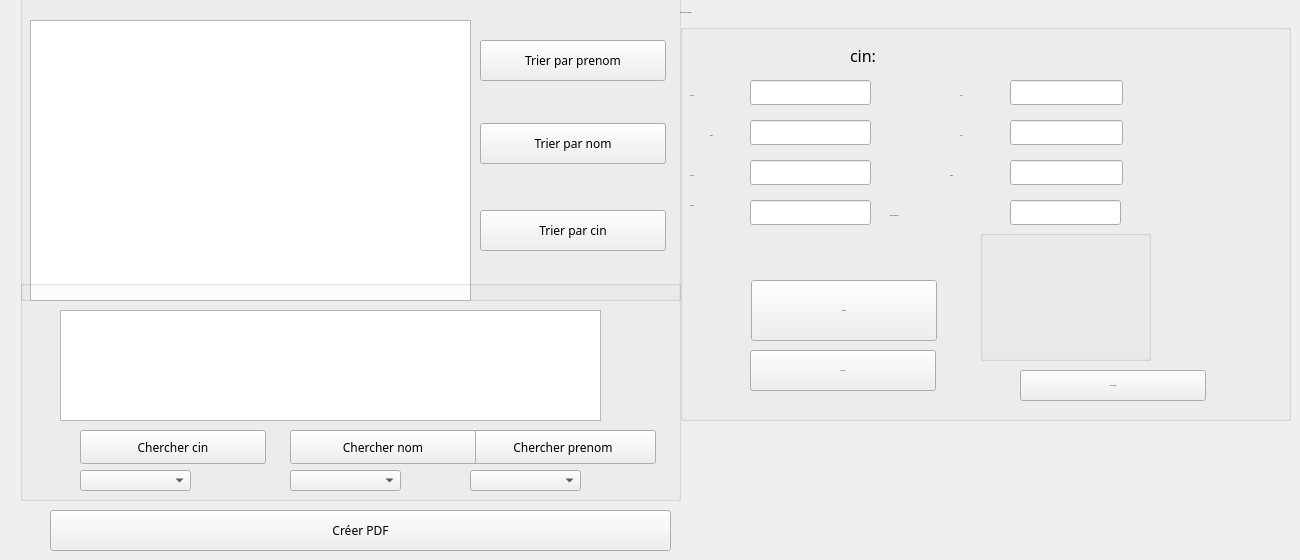
      <widget class="QWidget" name="tab_5">
       <attribute name="title">
        <string>Mettre à jour employe</string>
       </attribute>
       <widget class="QGroupBox" name="groupBox_9">
        <property name="geometry">
         <rect>
          <x>680</x>
          <y>10</y>
          <width>611</width>
          <height>411</height>
         </rect>
        </property>
        <property name="font">
         <font>
          <family>Tw Cen MT Condensed Extra Bold</family>
          <pointsize>-1</pointsize>
         </font>
        </property>
        <property name="styleSheet">
         <string notr="true"/>
        </property>
        <property name="title">
         <string>Mettre à jour un employé</string>
        </property>
        <widget class="QLabel" name="label_42">
         <property name="geometry">
          <rect>
           <x>280</x>
           <y>60</y>
           <width>51</width>
           <height>51</height>
          </rect>
         </property>
         <property name="font">
          <font>
           <family>Tw Cen MT Condensed Extra Bold</family>
          </font>
         </property>
         <property name="text">
          <string>Nom:</string>
         </property>
        </widget>
        <widget class="QLabel" name="label_44">
         <property name="geometry">
          <rect>
           <x>30</x>
           <y>100</y>
           <width>41</width>
           <height>51</height>
          </rect>
         </property>
         <property name="font">
          <font>
           <family>Tw Cen MT Condensed Extra Bold</family>
          </font>
         </property>
         <property name="text">
          <string>Email:</string>
         </property>
        </widget>
        <widget class="QLineEdit" name="le_nommaj">
         <property name="geometry">
          <rect>
           <x>330</x>
           <y>70</y>
           <width>113</width>
           <height>25</height>
          </rect>
         </property>
        </widget>
        <widget class="QLineEdit" name="le_emailmaj">
         <property name="geometry">
          <rect>
           <x>70</x>
           <y>110</y>
           <width>121</width>
           <height>25</height>
          </rect>
         </property>
        </widget>
        <widget class="QLineEdit" name="le_datemaj">
         <property name="geometry">
          <rect>
           <x>330</x>
           <y>190</y>
           <width>111</width>
           <height>25</height>
          </rect>
         </property>
         <property name="text">
          <string/>
         </property>
        </widget>
        <widget class="QLabel" name="label_46">
         <property name="geometry">
          <rect>
           <x>210</x>
           <y>180</y>
           <width>111</width>
           <height>51</height>
          </rect>
         </property>
         <property name="font">
          <font>
           <family>Tw Cen MT Condensed Extra Bold</family>
          </font>
         </property>
         <property name="text">
          <string>Date de naissance</string>
         </property>
        </widget>
        <widget class="QLineEdit" name="le_nummaj">
         <property name="geometry">
          <rect>
           <x>330</x>
           <y>110</y>
           <width>113</width>
           <height>25</height>
          </rect>
         </property>
         <property name="text">
          <string/>
         </property>
        </widget>
        <widget class="QLabel" name="label_47">
         <property name="geometry">
          <rect>
           <x>280</x>
           <y>100</y>
           <width>41</width>
           <height>51</height>
          </rect>
         </property>
         <property name="font">
          <font>
           <family>Tw Cen MT Condensed Extra Bold</family>
          </font>
         </property>
         <property name="text">
          <string>Num:</string>
         </property>
        </widget>
        <widget class="QLineEdit" name="le_adressemaj">
         <property name="geometry">
          <rect>
           <x>70</x>
           <y>190</y>
           <width>121</width>
           <height>25</height>
          </rect>
         </property>
         <property name="text">
          <string/>
         </property>
        </widget>
        <widget class="QLabel" name="label_48">
         <property name="geometry">
          <rect>
           <x>10</x>
           <y>170</y>
           <width>51</width>
           <height>51</height>
          </rect>
         </property>
         <property name="font">
          <font>
           <family>Tw Cen MT Condensed Extra Bold</family>
          </font>
         </property>
         <property name="text">
          <string>Adresse:</string>
         </property>
        </widget>
        <widget class="QPushButton" name="pb_update">
         <property name="geometry">
          <rect>
           <x>71</x>
           <y>270</y>
           <width>186</width>
           <height>61</height>
          </rect>
         </property>
         <property name="font">
          <font>
           <family>Tw Cen MT Condensed Extra Bold</family>
          </font>
         </property>
         <property name="text">
          <string>Modifier</string>
         </property>
        </widget>
        <widget class="QLabel" name="label_49">
         <property name="geometry">
          <rect>
           <x>10</x>
           <y>60</y>
           <width>61</width>
           <height>51</height>
          </rect>
         </property>
         <property name="font">
          <font>
           <family>Tw Cen MT Condensed Extra Bold</family>
          </font>
         </property>
         <property name="text">
          <string>Prénom:</string>
         </property>
        </widget>
        <widget class="QLineEdit" name="le_prenommaj">
         <property name="geometry">
          <rect>
           <x>70</x>
           <y>70</y>
           <width>121</width>
           <height>25</height>
          </rect>
         </property>
        </widget>
        <widget class="QLabel" name="label_50">
         <property name="geometry">
          <rect>
           <x>270</x>
           <y>140</y>
           <width>41</width>
           <height>51</height>
          </rect>
         </property>
         <property name="font">
          <font>
           <family>Tw Cen MT Condensed Extra Bold</family>
          </font>
         </property>
         <property name="text">
          <string>Salaire:</string>
         </property>
        </widget>
        <widget class="QLineEdit" name="le_salairemaj">
         <property name="geometry">
          <rect>
           <x>330</x>
           <y>150</y>
           <width>113</width>
           <height>25</height>
          </rect>
         </property>
         <property name="text">
          <string/>
         </property>
        </widget>
        <widget class="QLabel" name="label_51">
         <property name="geometry">
          <rect>
           <x>10</x>
           <y>140</y>
           <width>61</width>
           <height>51</height>
          </rect>
         </property>
         <property name="font">
          <font>
           <family>Tw Cen MT Condensed Extra Bold</family>
          </font>
         </property>
         <property name="text">
          <string>Etat civil:</string>
         </property>
        </widget>
        <widget class="QLineEdit" name="le_etatmaj">
         <property name="geometry">
          <rect>
           <x>70</x>
           <y>150</y>
           <width>121</width>
           <height>25</height>
          </rect>
         </property>
         <property name="text">
          <string/>
         </property>
        </widget>
        <widget class="QLabel" name="label_53">
         <property name="geometry">
          <rect>
           <x>170</x>
           <y>20</y>
           <width>41</width>
           <height>51</height>
          </rect>
         </property>
         <property name="font">
          <font>
           <family>Tw Cen MT Condensed Extra Bold</family>
           <pointsize>12</pointsize>
          </font>
         </property>
         <property name="text">
          <string>cin:</string>
         </property>
        </widget>
        <widget class="QLabel" name="le_cinmaj">
         <property name="geometry">
          <rect>
           <x>200</x>
           <y>40</y>
           <width>91</width>
           <height>21</height>
          </rect>
         </property>
         <property name="text">
          <string/>
         </property>
        </widget>
        <widget class="QPushButton" name="pb_imagemaj">
         <property name="geometry">
          <rect>
           <x>340</x>
           <y>360</y>
           <width>186</width>
           <height>31</height>
          </rect>
         </property>
         <property name="font">
          <font>
           <family>Tw Cen MT Condensed Extra Bold</family>
          </font>
         </property>
         <property name="text">
          <string>Choisir Image</string>
         </property>
        </widget>
        <widget class="QLabel" name="le_imageurlmaj">
         <property name="geometry">
          <rect>
           <x>270</x>
           <y>380</y>
           <width>241</width>
           <height>31</height>
          </rect>
         </property>
         <property name="font">
          <font>
           <family>Tw Cen MT Condensed Extra Bold</family>
          </font>
         </property>
         <property name="text">
          <string/>
         </property>
        </widget>
        <widget class="QGroupBox" name="groupBox_4">
         <property name="geometry">
          <rect>
           <x>300</x>
           <y>220</y>
           <width>171</width>
           <height>131</height>
          </rect>
         </property>
         <property name="title">
          <string/>
         </property>
         <widget class="QLabel" name="le_imagemaj">
          <property name="geometry">
           <rect>
            <x>0</x>
            <y>30</y>
            <width>171</width>
            <height>91</height>
           </rect>
          </property>
          <property name="text">
           <string/>
          </property>
         </widget>
        </widget>
        <widget class="QPushButton" name="pb_supprimer">
         <property name="geometry">
          <rect>
           <x>70</x>
           <y>340</y>
           <width>186</width>
           <height>41</height>
          </rect>
         </property>
         <property name="font">
          <font>
           <family>Tw Cen MT Condensed Extra Bold</family>
          </font>
         </property>
         <property name="text">
          <string>Supprimer</string>
         </property>
        </widget>
       </widget>
       <widget class="QPushButton" name="pb_pdf">
        <property name="geometry">
         <rect>
          <x>50</x>
          <y>510</y>
          <width>621</width>
          <height>41</height>
         </rect>
        </property>
        <property name="font">
         <font>
          <family>Tw Cen MT Condensed Extra Bold</family>
         </font>
        </property>
        <property name="text">
         <string>Créer PDF</string>
        </property>
       </widget>
       <widget class="QGroupBox" name="groupBox_11">
        <property name="geometry">
         <rect>
          <x>20</x>
          <y>-10</y>
          <width>661</width>
          <height>311</height>
         </rect>
        </property>
        <property name="title">
         <string/>
        </property>
        <widget class="QPushButton" name="pb_trier_cin">
         <property name="geometry">
          <rect>
           <x>460</x>
           <y>220</y>
           <width>186</width>
           <height>41</height>
          </rect>
         </property>
         <property name="font">
          <font>
           <family>Tw Cen MT Condensed Extra Bold</family>
          </font>
         </property>
         <property name="text">
          <string>Trier par cin</string>
         </property>
        </widget>
        <widget class="QTableView" name="tab_etudiants">
         <property name="geometry">
          <rect>
           <x>10</x>
           <y>30</y>
           <width>441</width>
           <height>281</height>
          </rect>
         </property>
        </widget>
        <widget class="QPushButton" name="pb_trier_nom">
         <property name="geometry">
          <rect>
           <x>460</x>
           <y>133</y>
           <width>186</width>
           <height>41</height>
          </rect>
         </property>
         <property name="font">
          <font>
           <family>Tw Cen MT Condensed Extra Bold</family>
          </font>
         </property>
         <property name="text">
          <string>Trier par nom</string>
         </property>
        </widget>
        <widget class="QPushButton" name="pb_trier">
         <property name="geometry">
          <rect>
           <x>460</x>
           <y>50</y>
           <width>186</width>
           <height>41</height>
          </rect>
         </property>
         <property name="font">
          <font>
           <family>Tw Cen MT Condensed Extra Bold</family>
          </font>
         </property>
         <property name="text">
          <string>Trier par prenom</string>
         </property>
        </widget>
       </widget>
       <widget class="QGroupBox" name="groupBox_12">
        <property name="geometry">
         <rect>
          <x>20</x>
          <y>280</y>
          <width>661</width>
          <height>221</height>
         </rect>
        </property>
        <property name="title">
         <string/>
        </property>
        <widget class="QPushButton" name="pbchercherprenom">
         <property name="geometry">
          <rect>
           <x>450</x>
           <y>150</y>
           <width>186</width>
           <height>34</height>
          </rect>
         </property>
         <property name="font">
          <font>
           <family>Tw Cen MT Condensed Extra Bold</family>
          </font>
         </property>
         <property name="text">
          <string>Chercher prenom</string>
         </property>
        </widget>
        <widget class="QPushButton" name="pb_chercher">
         <property name="geometry">
          <rect>
           <x>60</x>
           <y>150</y>
           <width>186</width>
           <height>34</height>
          </rect>
         </property>
         <property name="font">
          <font>
           <family>Tw Cen MT Condensed Extra Bold</family>
          </font>
         </property>
         <property name="text">
          <string>Chercher cin</string>
         </property>
        </widget>
        <widget class="QComboBox" name="comboBox2">
         <property name="geometry">
          <rect>
           <x>60</x>
           <y>190</y>
           <width>111</width>
           <height>21</height>
          </rect>
         </property>
        </widget>
        <widget class="QTableView" name="tab_emp">
         <property name="geometry">
          <rect>
           <x>40</x>
           <y>30</y>
           <width>541</width>
           <height>111</height>
          </rect>
         </property>
        </widget>
        <widget class="QPushButton" name="pb_cherchernom">
         <property name="geometry">
          <rect>
           <x>270</x>
           <y>150</y>
           <width>186</width>
           <height>34</height>
          </rect>
         </property>
         <property name="font">
          <font>
           <family>Tw Cen MT Condensed Extra Bold</family>
          </font>
         </property>
         <property name="text">
          <string>Chercher nom</string>
         </property>
        </widget>
        <widget class="QComboBox" name="comboBox222">
         <property name="geometry">
          <rect>
           <x>450</x>
           <y>190</y>
           <width>111</width>
           <height>21</height>
          </rect>
         </property>
        </widget>
        <widget class="QComboBox" name="comboBox22">
         <property name="geometry">
          <rect>
           <x>270</x>
           <y>190</y>
           <width>111</width>
           <height>21</height>
          </rect>
         </property>
        </widget>
       </widget>
      </widget>
